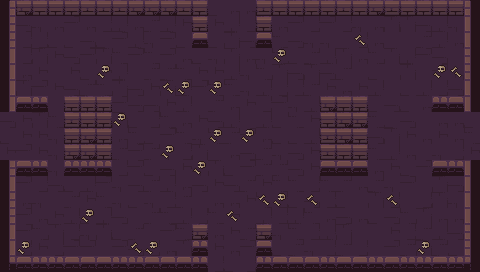

This is a level from a 2D game, rendered from its Tiled map with the project's own tilesets. A one-line summary and the map file follow, with tile-layer data summarised:
An orthogonal 30x17 tile map with 16x16 px tiles, 6 tile layers (ground, dressing, decor, walls, ...) and 12 objects (5x ENTRY, 5x ENEMY, 2x PROP).

<map version="1.10" tiledversion="1.10.2" orientation="orthogonal" renderorder="right-down" width="30" height="17" tilewidth="16" tileheight="16" infinite="0" nextlayerid="8" nextobjectid="13">
 <tileset firstgid="1" name="dungeon" tilewidth="16" tileheight="16" tilecount="100" columns="10">
  <image source="../../../gfx/tiles/depths/dungeon_tileset.png" width="160" height="160" />
 </tileset>
 <layer id="1" name="ground" width="30" height="17">
  <data>[510 cells, 510 non-empty, 12 distinct tile ids]</data>
 </layer>
 <layer id="2" name="dressing" width="30" height="17">
  <data>[510 cells, 23 non-empty, 2 distinct tile ids]</data>
 </layer>
 <layer id="3" name="decor" width="30" height="17">
  <data>[510 cells, 0 non-empty, 0 distinct tile ids]</data>
 </layer>
 <layer id="4" name="walls" width="30" height="17">
  <data>[510 cells, 78 non-empty, 18 distinct tile ids]</data>
 </layer>
 <layer id="5" name="props" width="30" height="17">
  <data>[510 cells, 46 non-empty, 8 distinct tile ids]</data>
 </layer>
 <layer id="6" name="overhead" width="30" height="17">
  <data>[510 cells, 0 non-empty, 0 distinct tile ids]</data>
 </layer>
 <objectgroup id="7" name="spawns">
  <object id="1" name="UP" type="ENTRY" x="232" y="24" />
  <object id="2" name="DOWN" type="ENTRY" x="232" y="248" />
  <object id="3" name="LEFT" type="ENTRY" x="24" y="136" />
  <object id="4" name="RIGHT" type="ENTRY" x="456" y="136" />
  <object id="5" name="" type="ENTRY" x="248" y="136" />
  <object id="6" name="" type="ENEMY" x="232" y="88" />
  <object id="7" name="" type="ENEMY" x="360" y="184" />
  <object id="8" name="" type="ENEMY" x="168" y="136" />
  <object id="9" name="" type="ENEMY" x="104" y="184" />
  <object id="10" name="" type="ENEMY" x="232" y="184" />
  <object id="11" name="torch" type="PROP" x="56" y="264" />
  <object id="12" name="torch" type="PROP" x="424" y="264" />
 </objectgroup>
</map>
